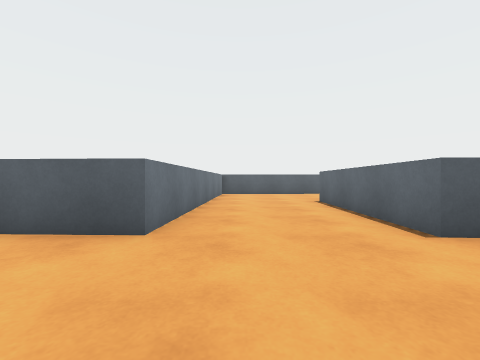
View 1 (above)

24 first-person views from a walk through a scene from a Unity 3-D project. The camera is 0.72 m above the floor, looks level and sees 90° across. The floor is counted in squares, 1 m on a side. Each view is taken from the middle of a square. On the plan, view 1 faces up. The plan holds only what a view shows up to about 9 squares ahead; the rest is blank. The place goes on beyond the plan. Some animated figures are not drawn. Surface patterns are stand-ins for the level's own textures.

View 2
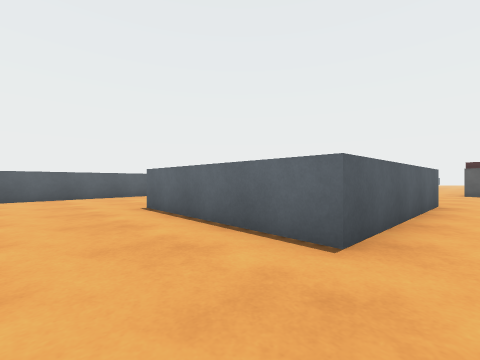

View 3
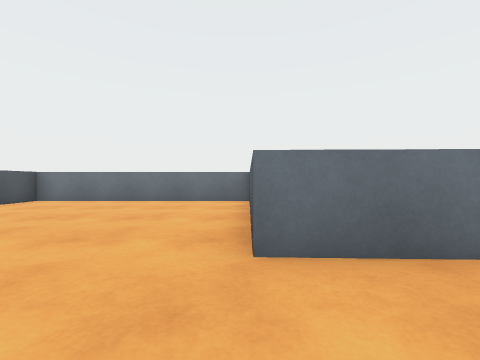

View 4
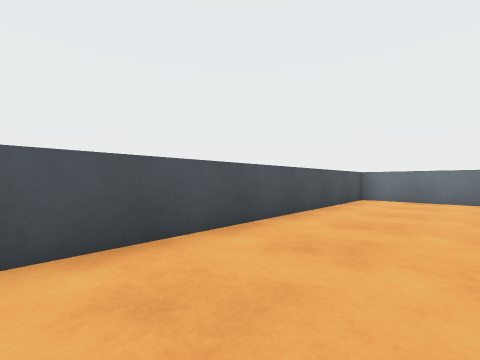

View 5
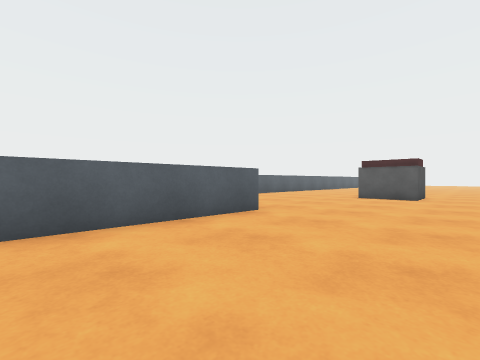

View 6
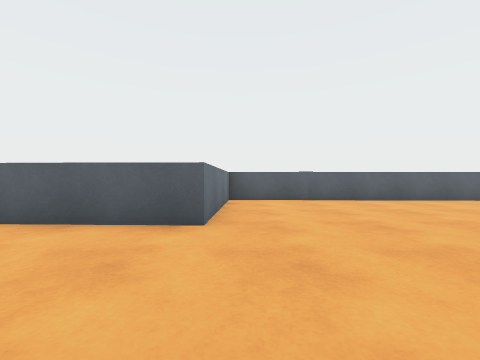

View 7
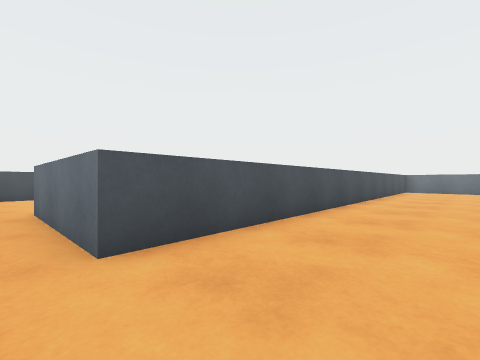

View 8
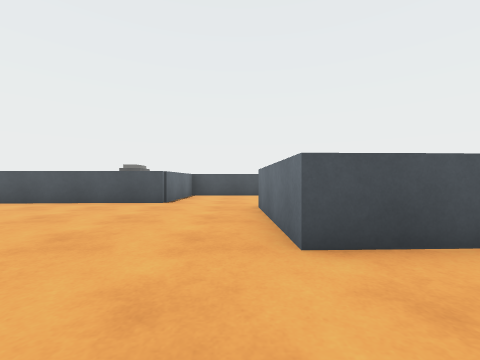

View 9
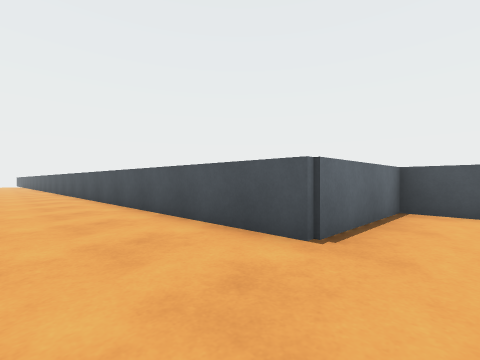

View 10
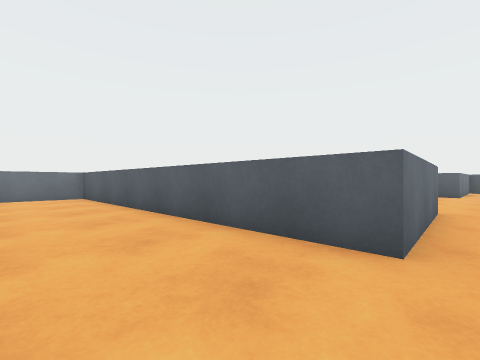

View 11
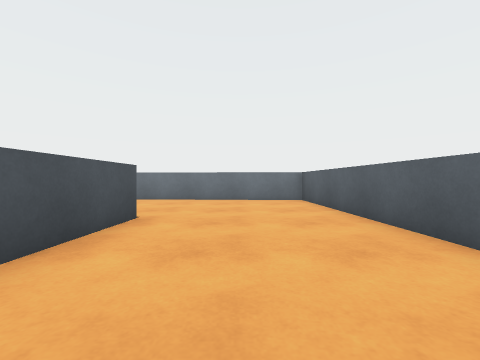

View 12
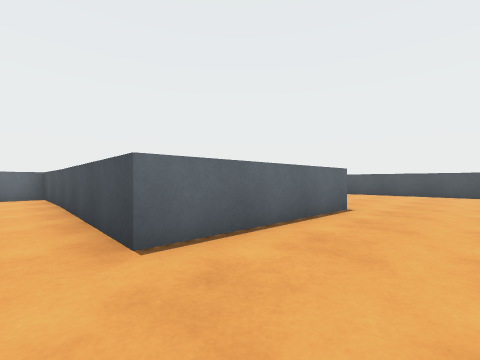

View 13
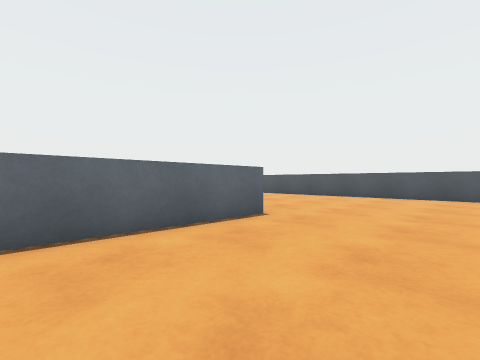

View 14
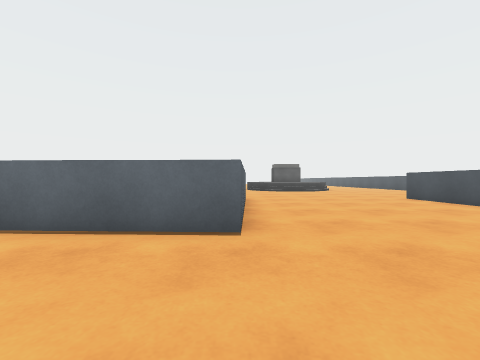

View 15
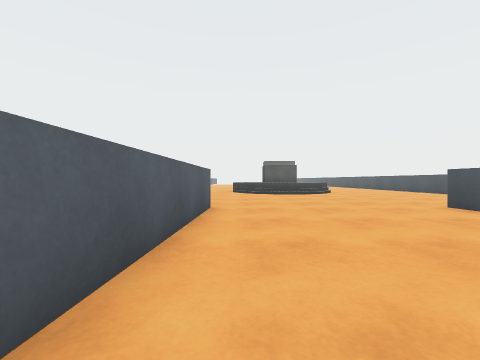

View 16
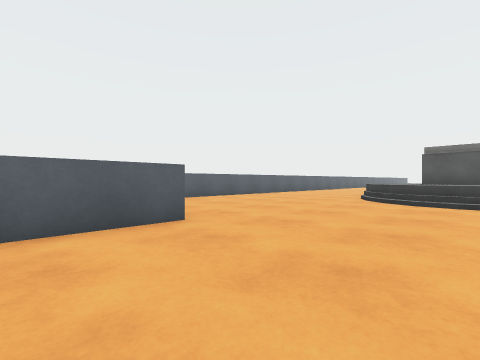

View 17
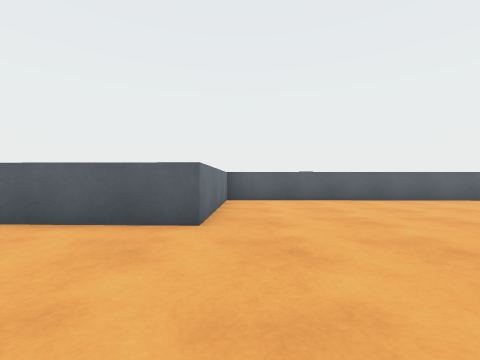

View 18
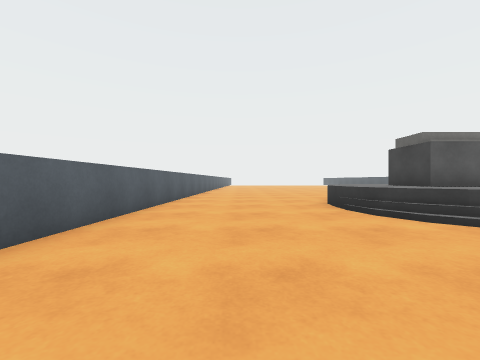

View 19
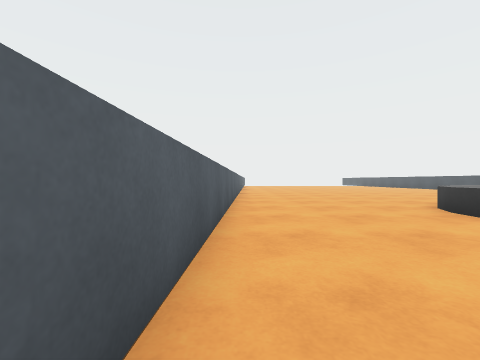

View 20
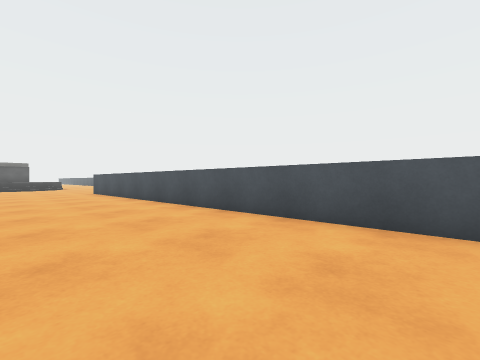

View 21
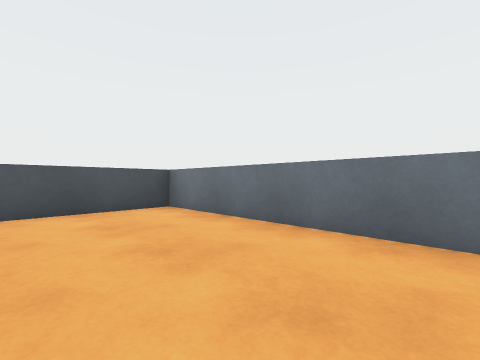

View 22
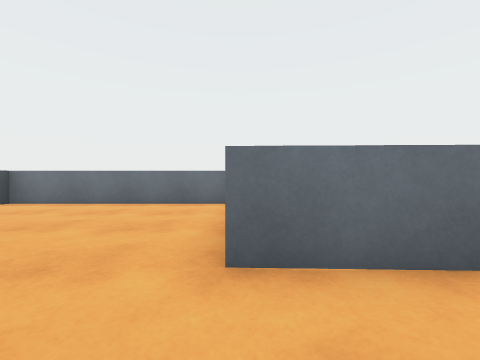

View 23
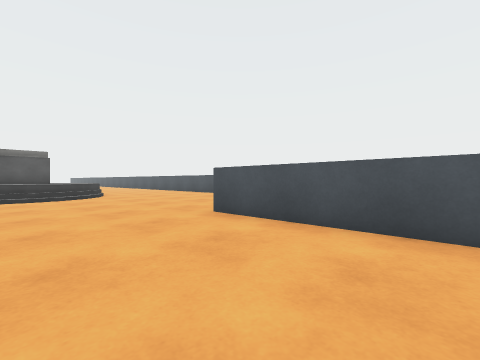

View 24
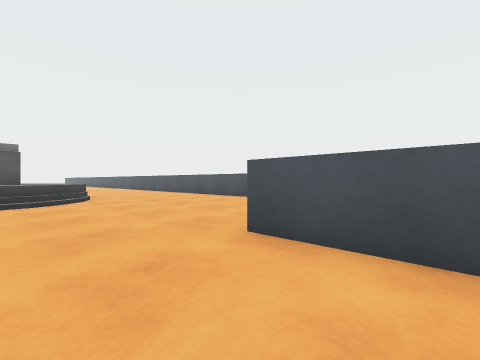

### Floor plan
Key: @ floor where view 1 was taken; # wall or solid block; . floor; ^ raised ledge; O other object.
Columns run from 8 left of view 1 to 20 right of it. Each row starts with its distance up from view 1.
 13         ^^^
 12         ....
 11         ....
 10         ....
  9        ^....
  8        ^...^     ##^^^^^^^
  7        ^...^    ^.........
  6       ^....^    ^........
  5       ^....^    ^.......
  4  ^ ^ ^^....^    ^......
  3 ^......#...^^^^^^.....
  2 ^......................O
  1 ^.........  ...........O
  0 ^...... @   .............
 -1 ^........................
 -2 ^..................
 -3 ^...................
 -4  ^^^^^^^^^^^^^^^^....
 -5                 ^.....
 -6                 ^............
 -7        ^^^^^^^^^^............
 -8       ^......................
 -9       ^.............^^^^^^^^^
-10       ^.............^
-11       ^.............^
-12       ^....^^^^^.##^^^^^^^^^^
-13       ^....^    ^#...........
-14       ^....^    ^............
-15       ^....^    ^............
-16       ^....^    ^............
-17  ^^^^^^....^^^^^^............
-18 ^.......................^^^^.
-19 ^......................^^^^^^
-20 ^......................^^OO ^
-21 ^......................^^OO
-22 ^......................^ ^^
-23 ^.......................^^
-24  ^^^^^^^^^^^^^^^^........

Positions as (right, up) in squares from view 1, and headings:
1: (0, 0), facing up
2: (0, 2), facing up-right
3: (1, 3), facing left
4: (2, -1), facing down-left
5: (4, -1), facing up-right
6: (9, -1), facing up
7: (9, -1), facing down-left
8: (9, -1), facing down
9: (10, -6), facing down-right
10: (9, -10), facing up-left
11: (7, -10), facing left
12: (0, -11), facing down-right
13: (-1, -13), facing down-right
14: (-1, -17), facing right
15: (2, -18), facing right
16: (6, -21), facing up-right
17: (9, -21), facing up
18: (11, -15), facing right
19: (13, -13), facing right
20: (-6, -20), facing down-right
21: (-4, -18), facing down-left
22: (0, -17), facing left
23: (4, -20), facing down-right
24: (6, -21), facing down-right
